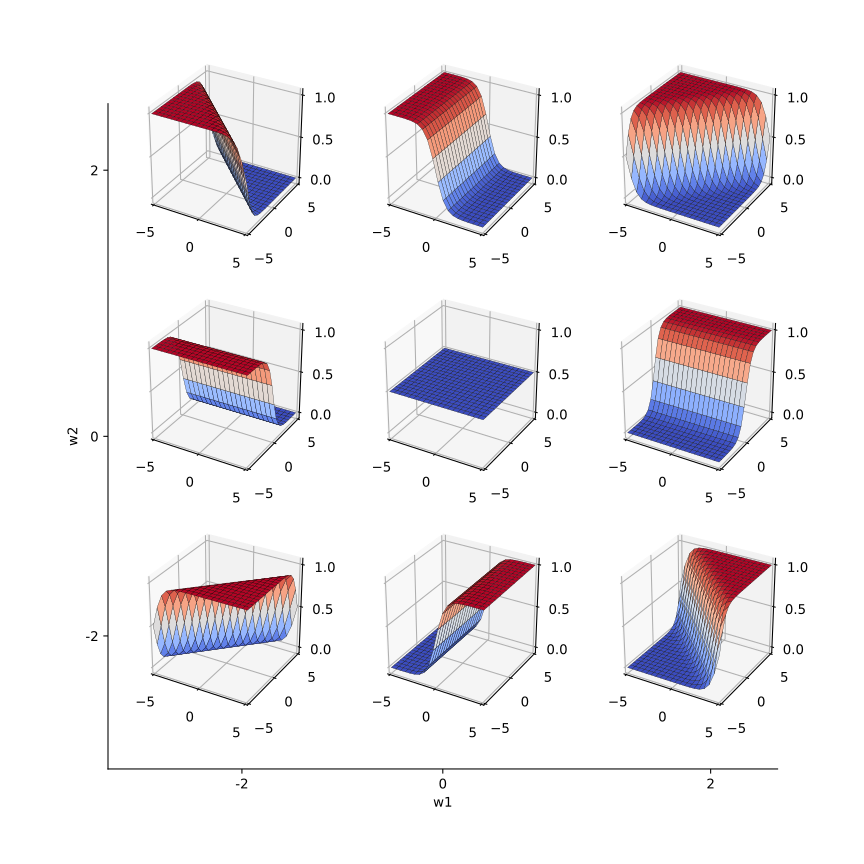

Write Python code to recreate this figure.
import sys
import numpy as np
import matplotlib.pyplot as plt
from matplotlib.animation import FuncAnimation
from mpl_toolkits.mplot3d import Axes3D
import matplotlib.cm as cm

fig = plt.figure(figsize=(9, 9))

# formatting main axis
big_ax = fig.add_subplot(111)
big_ax.spines['top'].set_color('none')
big_ax.spines['right'].set_color('none')
big_ax.tick_params(labelcolor='black', top=False, bottom=True, left=True, right=False)
plt.xticks([0.2,0.5,0.9],[-2,0,2])
plt.yticks([0.2,0.5,0.9],[-2,0,2])
big_ax.set_xlabel('w1')
big_ax.set_ylabel('w2')
no_increments = 20

# initialising z values
z1 = np.linspace(-5,5,no_increments)
z2 = np.linspace(-5,5,no_increments)

# iterating over each subplot and plotting each graph
for x_coord in range(1,4):
    for y_coord in range(1,4):

        # setting weight values for this subplot        
        w1 = -4 + 2 * x_coord
        w2 = -4 + 2 * y_coord

        # adding a subplot in appropriate location
        ax = fig.add_subplot(3, 3, (x_coord - 1) * 3 + y_coord, projection='3d')

        # calculating x for this subplot
        x = np.zeros([no_increments,no_increments])

        for i in range(no_increments):
            for j in range(no_increments):
                x[i][j] = 1/(1 + np.exp(-(w1*z1[j]) - (w2*z2[i])))

        # plotting the graph in this subplot
        ax.set_zlim(-0.05, 1.05)
        ax.set_ylim(-5.05,5.05)
        ax.set_xlim(-5.05,5.05)
        l, b, w, h = ax.get_position().bounds
        ax.set_position([l + 0.02, b + 0.06, w, h])
        Z1,Z2 = np.meshgrid(z1,z2)
        surf = ax.plot_surface(Z1, Z2, x, rstride=1, cstride=1,
                    cmap=cm.coolwarm, edgecolor='black', linewidths=0.2)


plt.savefig('weight_space_single_neuron.svg')
